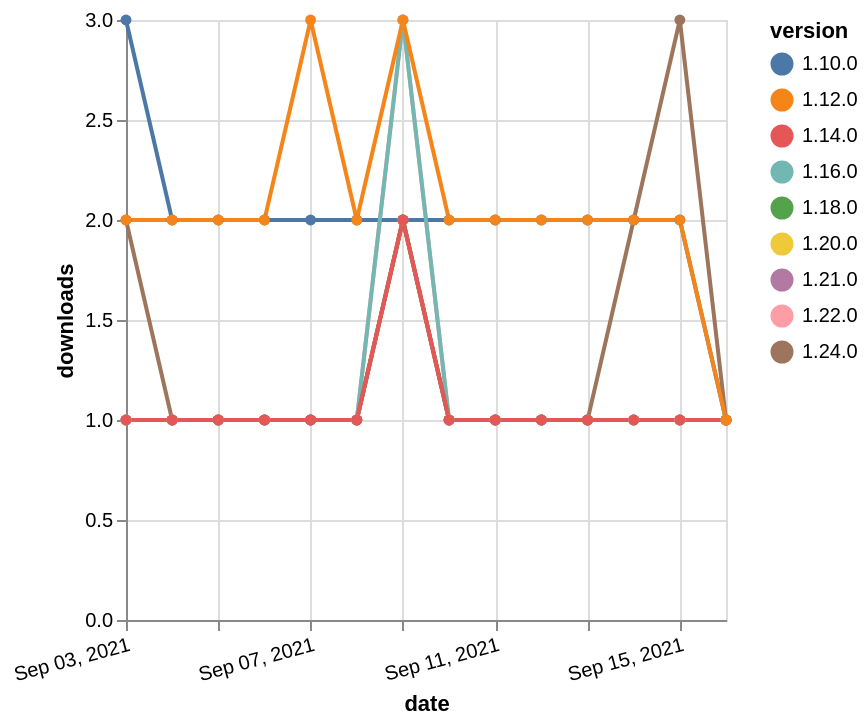

The Vega-Lite source for this figure:
### Vega-Lite specification from a JSON file in a GitHub repository (floating-point values rounded to 4 significant figures)
{"$schema": "https://vega.github.io/schema/vega-lite/v5.json", "description": "A simple bar chart with embedded data.", "data": {"values": [{"date": "2021-09-03", "total": 185, "delta": 1, "version": "1.18.0"}, {"date": "2021-09-04", "total": 186, "delta": 1, "version": "1.18.0"}, {"date": "2021-09-05", "total": 187, "delta": 1, "version": "1.18.0"}, {"date": "2021-09-06", "total": 188, "delta": 1, "version": "1.18.0"}, {"date": "2021-09-07", "total": 189, "delta": 1, "version": "1.18.0"}, {"date": "2021-09-08", "total": 190, "delta": 1, "version": "1.18.0"}, {"date": "2021-09-09", "total": 192, "delta": 2, "version": "1.18.0"}, {"date": "2021-09-10", "total": 193, "delta": 1, "version": "1.18.0"}, {"date": "2021-09-11", "total": 194, "delta": 1, "version": "1.18.0"}, {"date": "2021-09-12", "total": 195, "delta": 1, "version": "1.18.0"}, {"date": "2021-09-13", "total": 196, "delta": 1, "version": "1.18.0"}, {"date": "2021-09-14", "total": 197, "delta": 1, "version": "1.18.0"}, {"date": "2021-09-15", "total": 198, "delta": 1, "version": "1.18.0"}, {"date": "2021-09-16", "total": 199, "delta": 1, "version": "1.18.0"}, {"date": "2021-09-03", "total": 172, "delta": 1, "version": "1.22.0"}, {"date": "2021-09-04", "total": 173, "delta": 1, "version": "1.22.0"}, {"date": "2021-09-05", "total": 174, "delta": 1, "version": "1.22.0"}, {"date": "2021-09-06", "total": 175, "delta": 1, "version": "1.22.0"}, {"date": "2021-09-07", "total": 176, "delta": 1, "version": "1.22.0"}, {"date": "2021-09-08", "total": 177, "delta": 1, "version": "1.22.0"}, {"date": "2021-09-09", "total": 180, "delta": 3, "version": "1.22.0"}, {"date": "2021-09-10", "total": 181, "delta": 1, "version": "1.22.0"}, {"date": "2021-09-11", "total": 182, "delta": 1, "version": "1.22.0"}, {"date": "2021-09-12", "total": 183, "delta": 1, "version": "1.22.0"}, {"date": "2021-09-13", "total": 184, "delta": 1, "version": "1.22.0"}, {"date": "2021-09-14", "total": 185, "delta": 1, "version": "1.22.0"}, {"date": "2021-09-15", "total": 186, "delta": 1, "version": "1.22.0"}, {"date": "2021-09-16", "total": 187, "delta": 1, "version": "1.22.0"}, {"date": "2021-09-03", "total": 2334, "delta": 3, "version": "1.10.0"}, {"date": "2021-09-04", "total": 2336, "delta": 2, "version": "1.10.0"}, {"date": "2021-09-05", "total": 2338, "delta": 2, "version": "1.10.0"}, {"date": "2021-09-06", "total": 2340, "delta": 2, "version": "1.10.0"}, {"date": "2021-09-07", "total": 2342, "delta": 2, "version": "1.10.0"}, {"date": "2021-09-08", "total": 2344, "delta": 2, "version": "1.10.0"}, {"date": "2021-09-09", "total": 2346, "delta": 2, "version": "1.10.0"}, {"date": "2021-09-10", "total": 2348, "delta": 2, "version": "1.10.0"}, {"date": "2021-09-11", "total": 2350, "delta": 2, "version": "1.10.0"}, {"date": "2021-09-12", "total": 2352, "delta": 2, "version": "1.10.0"}, {"date": "2021-09-13", "total": 2354, "delta": 2, "version": "1.10.0"}, {"date": "2021-09-14", "total": 2356, "delta": 2, "version": "1.10.0"}, {"date": "2021-09-15", "total": 2358, "delta": 2, "version": "1.10.0"}, {"date": "2021-09-16", "total": 2359, "delta": 1, "version": "1.10.0"}, {"date": "2021-09-03", "total": 153, "delta": 1, "version": "1.20.0"}, {"date": "2021-09-04", "total": 154, "delta": 1, "version": "1.20.0"}, {"date": "2021-09-05", "total": 155, "delta": 1, "version": "1.20.0"}, {"date": "2021-09-06", "total": 156, "delta": 1, "version": "1.20.0"}, {"date": "2021-09-07", "total": 157, "delta": 1, "version": "1.20.0"}, {"date": "2021-09-08", "total": 158, "delta": 1, "version": "1.20.0"}, {"date": "2021-09-09", "total": 160, "delta": 2, "version": "1.20.0"}, {"date": "2021-09-10", "total": 161, "delta": 1, "version": "1.20.0"}, {"date": "2021-09-11", "total": 162, "delta": 1, "version": "1.20.0"}, {"date": "2021-09-12", "total": 163, "delta": 1, "version": "1.20.0"}, {"date": "2021-09-13", "total": 164, "delta": 1, "version": "1.20.0"}, {"date": "2021-09-14", "total": 165, "delta": 1, "version": "1.20.0"}, {"date": "2021-09-15", "total": 166, "delta": 1, "version": "1.20.0"}, {"date": "2021-09-16", "total": 167, "delta": 1, "version": "1.20.0"}, {"date": "2021-09-03", "total": 141, "delta": 1, "version": "1.21.0"}, {"date": "2021-09-04", "total": 142, "delta": 1, "version": "1.21.0"}, {"date": "2021-09-05", "total": 143, "delta": 1, "version": "1.21.0"}, {"date": "2021-09-06", "total": 144, "delta": 1, "version": "1.21.0"}, {"date": "2021-09-07", "total": 145, "delta": 1, "version": "1.21.0"}, {"date": "2021-09-08", "total": 146, "delta": 1, "version": "1.21.0"}, {"date": "2021-09-09", "total": 148, "delta": 2, "version": "1.21.0"}, {"date": "2021-09-10", "total": 149, "delta": 1, "version": "1.21.0"}, {"date": "2021-09-11", "total": 150, "delta": 1, "version": "1.21.0"}, {"date": "2021-09-12", "total": 151, "delta": 1, "version": "1.21.0"}, {"date": "2021-09-13", "total": 152, "delta": 1, "version": "1.21.0"}, {"date": "2021-09-14", "total": 153, "delta": 1, "version": "1.21.0"}, {"date": "2021-09-15", "total": 154, "delta": 1, "version": "1.21.0"}, {"date": "2021-09-16", "total": 155, "delta": 1, "version": "1.21.0"}, {"date": "2021-09-03", "total": 291, "delta": 1, "version": "1.16.0"}, {"date": "2021-09-04", "total": 292, "delta": 1, "version": "1.16.0"}, {"date": "2021-09-05", "total": 293, "delta": 1, "version": "1.16.0"}, {"date": "2021-09-06", "total": 294, "delta": 1, "version": "1.16.0"}, {"date": "2021-09-07", "total": 295, "delta": 1, "version": "1.16.0"}, {"date": "2021-09-08", "total": 296, "delta": 1, "version": "1.16.0"}, {"date": "2021-09-09", "total": 299, "delta": 3, "version": "1.16.0"}, {"date": "2021-09-10", "total": 300, "delta": 1, "version": "1.16.0"}, {"date": "2021-09-11", "total": 301, "delta": 1, "version": "1.16.0"}, {"date": "2021-09-12", "total": 302, "delta": 1, "version": "1.16.0"}, {"date": "2021-09-13", "total": 303, "delta": 1, "version": "1.16.0"}, {"date": "2021-09-14", "total": 304, "delta": 1, "version": "1.16.0"}, {"date": "2021-09-15", "total": 305, "delta": 1, "version": "1.16.0"}, {"date": "2021-09-16", "total": 306, "delta": 1, "version": "1.16.0"}, {"date": "2021-09-03", "total": 119, "delta": 2, "version": "1.24.0"}, {"date": "2021-09-04", "total": 120, "delta": 1, "version": "1.24.0"}, {"date": "2021-09-05", "total": 121, "delta": 1, "version": "1.24.0"}, {"date": "2021-09-06", "total": 122, "delta": 1, "version": "1.24.0"}, {"date": "2021-09-07", "total": 123, "delta": 1, "version": "1.24.0"}, {"date": "2021-09-08", "total": 124, "delta": 1, "version": "1.24.0"}, {"date": "2021-09-09", "total": 126, "delta": 2, "version": "1.24.0"}, {"date": "2021-09-10", "total": 127, "delta": 1, "version": "1.24.0"}, {"date": "2021-09-11", "total": 128, "delta": 1, "version": "1.24.0"}, {"date": "2021-09-12", "total": 129, "delta": 1, "version": "1.24.0"}, {"date": "2021-09-13", "total": 130, "delta": 1, "version": "1.24.0"}, {"date": "2021-09-14", "total": 132, "delta": 2, "version": "1.24.0"}, {"date": "2021-09-15", "total": 135, "delta": 3, "version": "1.24.0"}, {"date": "2021-09-16", "total": 136, "delta": 1, "version": "1.24.0"}, {"date": "2021-09-03", "total": 243, "delta": 1, "version": "1.14.0"}, {"date": "2021-09-04", "total": 244, "delta": 1, "version": "1.14.0"}, {"date": "2021-09-05", "total": 245, "delta": 1, "version": "1.14.0"}, {"date": "2021-09-06", "total": 246, "delta": 1, "version": "1.14.0"}, {"date": "2021-09-07", "total": 247, "delta": 1, "version": "1.14.0"}, {"date": "2021-09-08", "total": 248, "delta": 1, "version": "1.14.0"}, {"date": "2021-09-09", "total": 250, "delta": 2, "version": "1.14.0"}, {"date": "2021-09-10", "total": 251, "delta": 1, "version": "1.14.0"}, {"date": "2021-09-11", "total": 252, "delta": 1, "version": "1.14.0"}, {"date": "2021-09-12", "total": 253, "delta": 1, "version": "1.14.0"}, {"date": "2021-09-13", "total": 254, "delta": 1, "version": "1.14.0"}, {"date": "2021-09-14", "total": 255, "delta": 1, "version": "1.14.0"}, {"date": "2021-09-15", "total": 256, "delta": 1, "version": "1.14.0"}, {"date": "2021-09-16", "total": 257, "delta": 1, "version": "1.14.0"}, {"date": "2021-09-03", "total": 2478, "delta": 2, "version": "1.12.0"}, {"date": "2021-09-04", "total": 2480, "delta": 2, "version": "1.12.0"}, {"date": "2021-09-05", "total": 2482, "delta": 2, "version": "1.12.0"}, {"date": "2021-09-06", "total": 2484, "delta": 2, "version": "1.12.0"}, {"date": "2021-09-07", "total": 2487, "delta": 3, "version": "1.12.0"}, {"date": "2021-09-08", "total": 2489, "delta": 2, "version": "1.12.0"}, {"date": "2021-09-09", "total": 2492, "delta": 3, "version": "1.12.0"}, {"date": "2021-09-10", "total": 2494, "delta": 2, "version": "1.12.0"}, {"date": "2021-09-11", "total": 2496, "delta": 2, "version": "1.12.0"}, {"date": "2021-09-12", "total": 2498, "delta": 2, "version": "1.12.0"}, {"date": "2021-09-13", "total": 2500, "delta": 2, "version": "1.12.0"}, {"date": "2021-09-14", "total": 2502, "delta": 2, "version": "1.12.0"}, {"date": "2021-09-15", "total": 2504, "delta": 2, "version": "1.12.0"}, {"date": "2021-09-16", "total": 2505, "delta": 1, "version": "1.12.0"}]}, "width": "container", "mark": {"type": "line", "point": {"filled": true}}, "encoding": {"x": {"field": "date", "type": "temporal", "timeUnit": "yearmonthdate", "title": "date", "axis": {"labelAngle": -15}}, "y": {"field": "delta", "type": "quantitative", "title": "downloads"}, "color": {"field": "version", "type": "nominal"}, "tooltip": {"field": "delta"}}}
